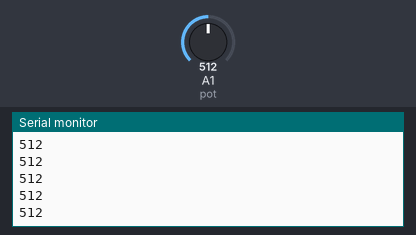
The sketch below on a simulated Arduino Uno, built with avr-gcc and run on an emulated ATmega328P. Shown: the last lines printed to the serial monitor. The inputs (shaded band) are chosen by the test bench; at power-on: A1 (pot) = 512.

Above: at 1.2 s.
1.3 s: A1 (pot) set to 716
At 2.0 s:
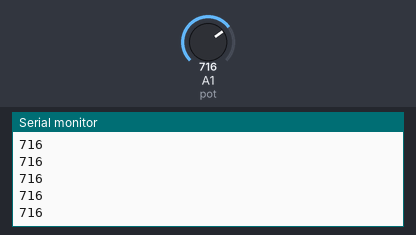
2.8 s: A1 (pot) set to 900
At 3.8 s:
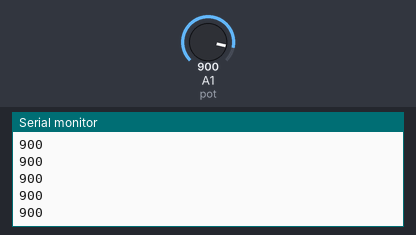
Timing chart, 0 to 5.8 s (numbered marks = the images above; inputs shaded):
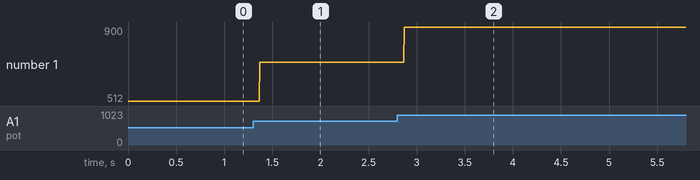

The sketch:

Potentiometer_test.ino
```cpp
//가변저항 테스트 코드

int pot = A1;                                    //가변저항 입력

void setup() {
    Serial.begin(9600);
    pinMode(pot,INPUT);
}

void loop() {
    unsigned int sensitive = analogRead(pot);  // 가변저항의 값을 감도로 받음.
    Serial.println(sensitive);                 //시리얼 출력

}
```

Measured:
- after the input at 1.3 s, the serial monitor: prints a new line after 0.07 s (image 1)
- after the input at 2.8 s, the serial monitor: prints a new line after 0.07 s (image 2)
- plotted number 1: 512 → 716 after the input at 1.3 s, 716 → 900 after the input at 2.8 s
